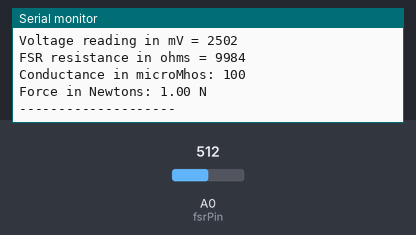
A sketch run on a simulated Arduino Uno, built with avr-gcc and run on an emulated ATmega328P. On the bench: the last lines printed to the serial monitor. Inputs (shaded band) come from the test bench; at power-on: A0 (fsrPin) = 512.

Above: at 1.9 s.
2.0 s: A0 (fsrPin) set to 0
At 2.6 s:
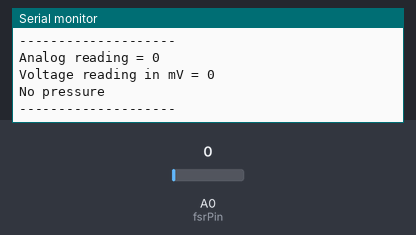
4.7 s: A0 (fsrPin) set to 122
At 6.2 s:
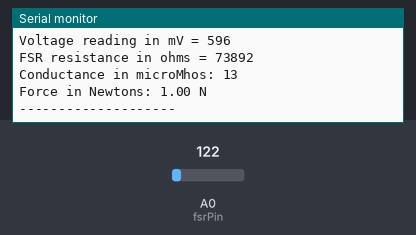
Timing chart, 0 to 7.7 s (numbered marks = the images above; inputs shaded):
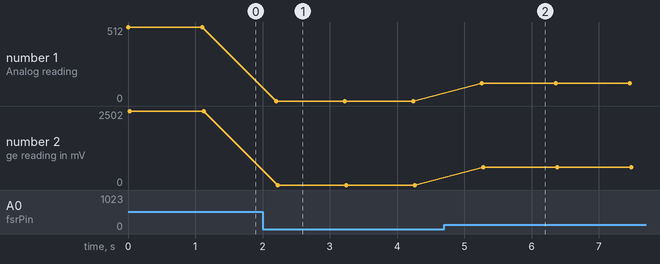

Measured:
- after the input at 2.0 s, the serial monitor: prints a new line after 0.20 s (image 1)
- after the input at 4.7 s, the serial monitor: prints a new line after 0.56 s (image 2)
- plotted number 1: 512 → 0 after the input at 2.0 s, 0 → 122 after the input at 4.7 s
- plotted number 2: 2502 → 0 after the input at 2.0 s, 0 → 596 after the input at 4.7 s

The sketch:

CodImprModif.ino
```cpp
int fsrPin = 0;
int fsrReading;
int fsrVoltage;
unsigned long fsrResistance;
unsigned long fsrConductance;
float fsrForce;
void setup(void) {
  Serial.begin(9600);
}

void loop(void) {
  fsrReading = analogRead(fsrPin);
  Serial.print("Analog reading = ");
  Serial.println(fsrReading);

  // A leitura analógica varia de 0 a 1023, mapeando para 0V a 5V (5000mV)
  fsrVoltage = map(fsrReading, 0, 1023, 0, 5000);
  Serial.print("Voltage reading in mV = ");
  Serial.println(fsrVoltage);

  if (fsrVoltage == 0) {
    Serial.println("No pressure");
  } else {
    // Calculando a resistência do FSR
    fsrResistance = 5000 - fsrVoltage;// Subtrai a tensão medida de 5V
    fsrResistance *= 10000;// Multiplica pelo resistor de 10K
    fsrResistance /= fsrVoltage;// Divide pela tensão medida
    Serial.print("FSR resistance in ohms = ");
    Serial.println(fsrResistance);

    // Calculando a condutância (1 / resistência)
    fsrConductance = 1000000;           //microMhos
    fsrConductance /= fsrResistance;
    Serial.print("Conductance in microMhos: ");
    Serial.println(fsrConductance);

    // Estimativa da força com base na condutância
    if (fsrConductance <= 1000) {
      fsrForce = (float)fsrConductance / 80.0;
    } else {
      fsrForce = (float)(fsrConductance - 1000) / 30.0;
    }

    //laço para arredondar o valor
    if (fsrForce < 1.0) {
      fsrForce = 1.0;
    } else {
      fsrForce = round(fsrForce);
    }


    Serial.print("Force in Newtons: ");
    Serial.print(fsrForce);
    Serial.println(" N");
  }
  Serial.println("--------------------");
  delay(1000);
}
```
